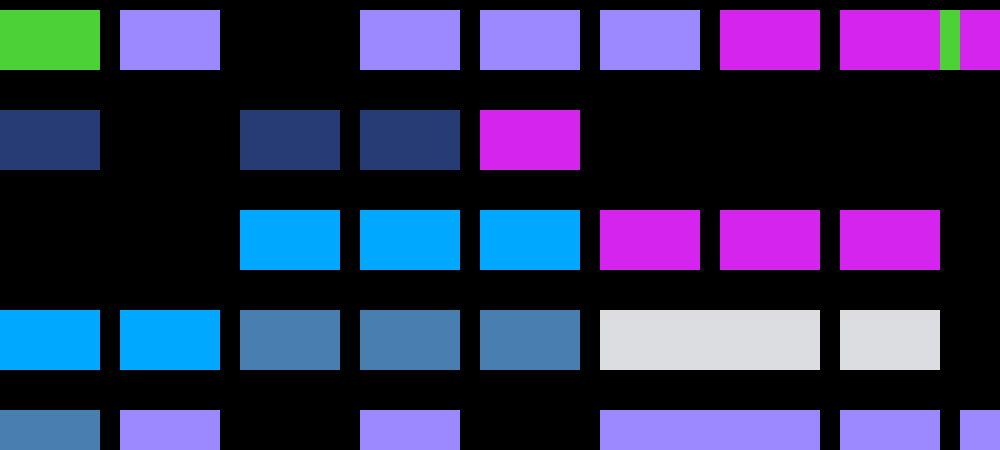
Frame 1 (no input)
Frame 60 (no input): identical to frame 1, image omitted
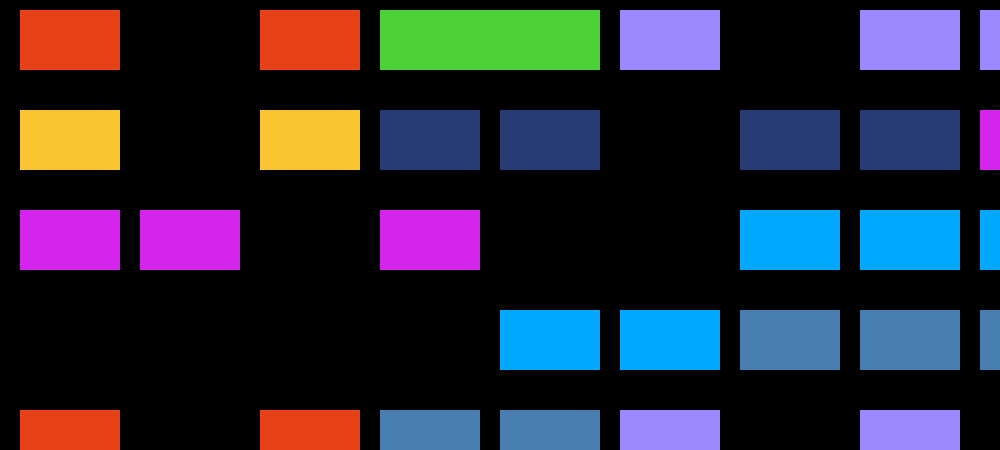
Frame 120 (the mouse pressed at the canvas centre since frame 60)

The p5.js sketch that drew these frames (run headless with seeded random() and noise() and a simulated clock; from frame 60 on, the mouse is pressed at the canvas centre):

// p5.js sketch
// ── sketch.js
var posX;
var posY;
var change;
var posy;
var y;

function setup() {
createCanvas(1000,450);
noStroke();
}

function draw() {
background(0);
  var posX = mouseX;
  var posY = 10;
  var posy = 110; 
  var y= 210;
  var z= 310;
  var c= 410;
  var change = 120;
  var rwidth = 100;
  var rh = 60;
    
  fill(0, 168, 255);
  rect(posX-change*9, posY, rwidth*2, 60);
  rect(posX-change*8, posY, rwidth, 60);
  rect(posX-change*7, posY, rwidth, 60);
  rect(posX-change*6, posY, rwidth, 60);
  rect(posX-change*5, posY, rwidth, 60);
  fill(232, 65, 24);
  rect(posX-change*2, posY, rwidth, 60); 
  rect(posX-change*4, posY, rwidth, 60);
  fill(76, 209, 55);
  rect(posX-change, posY, rwidth*2, 60); 
  rect(posX, posY, rwidth, 60); 
  fill(156, 136, 255);
  rect(posX+change, posY, rwidth, 60); 
  rect(posX+change*3, posY, rwidth, 60); 
  rect(posX+change*4, posY, rwidth, 60);
  rect(posX+change*5, posY, rwidth, 60); 
  fill(76, 209, 55);
  rect(posX+change*6, posY, rwidth, 60);
  rect(posX+change*7, posY, rwidth, 60); 
  rect(posX+change*8, posY, rwidth*2, 60);
  fill(76, 209, 55);  
  rect(posX-change*9, posY, rwidth, 60);
  rect(posX-change*8, posY, rwidth, 60);
  rect(posX-change*7, posY, rwidth, 60);
  rect(posX-change*9, y, rwidth, 60);
  rect(posX-change*8, y, rwidth, 60);
  fill(156, 136, 255);
  rect(posX-change*7, y, rwidth, 60);
  rect(posX-change*6, y, rwidth, 60);
  rect(posX-change*5, y, rwidth, 60);
  rect(posX-change*6, y, rwidth, 60);
  rect(posX-change*5, y, rwidth, 60);
  fill(251, 197, 49);
  rect(posX-change*2, posy, rwidth, 60); 
  rect(posX-change*4, posy, rwidth, 60);
    fill(76, 209, 55);
  rect(posX+change*6, posY, rwidth, 60);
  rect(posX+change*7, posY, rwidth*2, 60); 
  rect(posX+change*8, posY, rwidth, 60);
  fill(39, 60, 117);
  rect(posX-change, posy, rwidth, 60); 
  rect(posX, posy, rwidth, 60); 
  rect(posX+change*2, posy, rwidth, 60); 
  rect(posX+change*3, posy, rwidth, 60); 
  fill(213, 36, 237);
  rect(posX+change*4, posy, rwidth, 60);
  rect(posX+change*6, posY, rwidth, 60);
  fill(213, 36, 237);
  rect(posX+change*7, posY, rwidth, 60); 
  rect(posX+change*8, posY, rwidth, 60);
  fill(0, 151, 230);  
  rect(posX-change*9, posY, rwidth, 60);
  rect(posX-change*8, posY, rwidth, 60);
  rect(posX-change*7, posY, rwidth, 60);
  rect(posX-change*6, posY, rwidth, 60);
  rect(posX-change*5, y, rwidth, 60);
  fill(213, 36, 237);
  rect(posX-change*3, y, rwidth, 60); 
  rect(posX-change*4, y, rwidth, 60);
  rect(posX-change, y, rwidth, 60); 
    fill(0, 168, 255);
   rect(posX+change*2, y, rwidth, 60); 
  rect(posX+change*3, y, rwidth, 60);
  rect(posX+change*4, y, rwidth, 60); 
    fill(213, 36, 237);
  rect(posX+change*5, y, rwidth, 60);
  rect(posX+change*6, y, rwidth, 60); 
  rect(posX+change*7, y, rwidth, 60);
    fill(213, 36, 237);
   rect(posX-change*9, z, rwidth, 60);
  rect(posX-change*8, z, rwidth, 60);
  rect(posX-change*7, z, rwidth, 60);
   fill(0, 168, 255);
  rect(posX-change*6, z, rwidth, 60);
  rect(posX-change*5, z, rwidth, 60);
  rect(posX, z, rwidth, 60); 
  rect(posX+change, z, rwidth, 60);
  fill(72, 126, 176);
  rect(posX+change*2, z, rwidth, 60); 
  rect(posX+change*3, z, rwidth, 60);
  rect(posX+change*4, z, rwidth, 60); 
  fill(220, 221, 225);
  rect(posX+change*5, z, rwidth*2, 60);
  rect(posX+change*6, z, rwidth, 60); 
  rect(posX+change*7, z, rwidth, 60);
  fill(232, 65, 24);
  rect(posX-change*9, c, rwidth, 60);
  rect(posX-change*8, c, rwidth*2, 60);
  rect(posX-change*7, c, rwidth, 60);
  rect(posX-change*6, c, rwidth, 60);
  rect(posX-change*5, c, rwidth, 60);
  fill(232, 65, 24);
  rect(posX-change*2, c, rwidth, 60); 
  rect(posX-change*4, c, rwidth, 60);
  fill(72, 126, 176);
  rect(posX-change, c, rwidth, 60); 
  rect(posX, c, rwidth, 60); 
 fill(156, 136, 255);
  rect(posX+change, c, rwidth, 60); 
  rect(posX+change*3, c, rwidth, 60); 
  rect(posX+change*5, c, rwidth*2, 60); 
   fill(156, 136, 255);
  rect(posX+change*6, c, rwidth, 60);
  rect(posX+change*7, c, rwidth, 60); 
  rect(posX+change*8, c, rwidth, 60);
  rect(posX+change*9, c, rwidth, 60);
}
